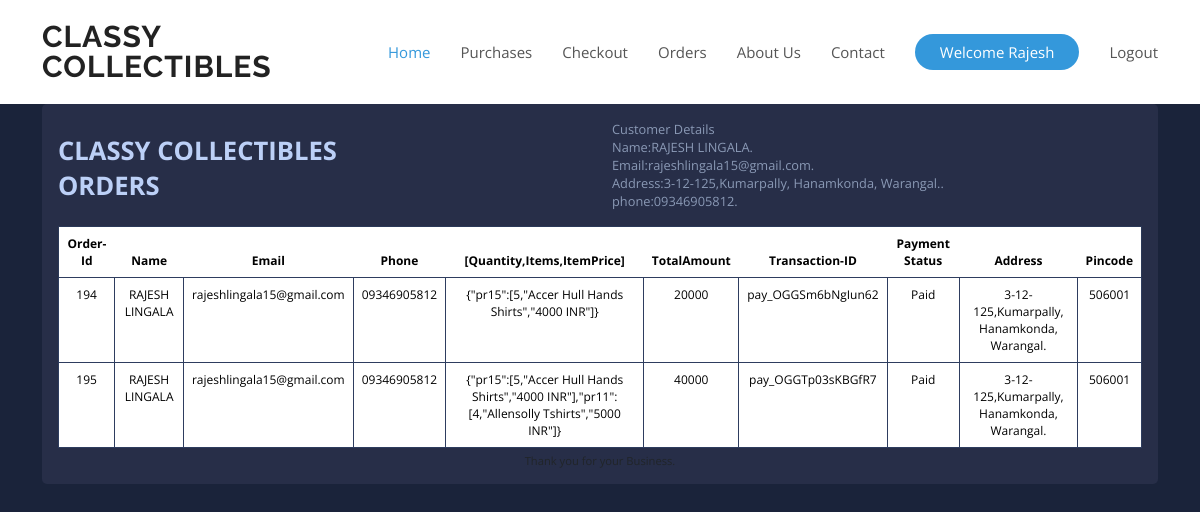
/orders/rajeshlingala15@gmail.com (signed in), run on the app's committed database.
### e_app/models.py (models this page shows, shortened)
class Orders(models.Model):
    order_id =models.AutoField(primary_key=True)
    items_json=models.CharField(max_length=5000)
    amount=models.IntegerField( default=0)
    name=models.CharField(max_length=90)
    email=models.CharField(max_length=90)
    address1=models.CharField(max_length=200)
    address2=models.CharField(max_length=200)
    city=models.CharField(max_length=100)
    state=models.CharField(max_length=100)
    zip_code=models.CharField(max_length=100)
    razor_pay_order_id=models.CharField( max_length=50,blank=True,null=True)
    razor_pay_payment_id=models.CharField( max_length=50,blank=True,null=True)
    razor_pay_signature=models.CharField( max_length=50,blank=True,null=True)
    amountpaid=models.IntegerField(max_length=500,blank=True,null=True)
    paymentstatus=models.CharField(max_length=20,blank=True)
    phone=models.CharField( max_length=100,default=" ")

### e_app/views.py (the view)
# urls.py: path("orders/<str:email>",views.orders,name="orders"),
def orders(request,email):
    order = Orders.objects.filter(email=email).values()
    context={
        "Order":order
    }
    return render(request,"orders.html",context)

### templates/orders.html (shortened to what this page needs)
<!DOCTYPE html>
<html lang="en">
{% load static %}
<head>
  <link rel="stylesheet" href="https://cdn.jsdelivr.net/npm/bootstrap@4.0.0/dist/css/bootstrap.min.css">
  <link rel="stylesheet" href="https://cdnjs.cloudflare.com/ajax/libs/font-awesome/6.5.2/css/all.min.css" />
  <link href="{% static "assets/vendor/aos/aos.css" %}" rel="stylesheet">
  <link href="{% static "assets/vendor/bootstrap/css/bootstrap.min.css"%}" rel="stylesheet">
  <link href="{% static "assets/vendor/bootstrap-icons/bootstrap-icons.css"%}" rel="stylesheet">
  <link href="{% static "assets/vendor/boxicons/css/boxicons.min.css"%}" rel="stylesheet">
  <link href="{% static "assets/vendor/glightbox/css/glightbox.min.css"%}" rel="stylesheet">
  <link href="{% static "assets/vendor/remixicon/remixicon.css"%}" rel="stylesheet">
  <link href="{% static "assets/vendor/swiper/swiper-bundle.min.css"%}" rel="stylesheet">
  <link href="{% static "assets/css/style.css"%}" rel="stylesheet">
</head>
<body>
  <header id="header" class="sticky-top  d-flex align-items-center">
    <div class="container d-flex align-items-center justify-content-between">
      <div class="logo d-flex">
        <h1><a href="index.html">CLASSY COLLECTIBLES</a></h1>
      </div>
      <nav id="navbar" class="navbar">
        <ul>
          <li><a class="nav-link scrollto active" href="/">Home</a></li>
          <li><a class="nav-link scrollto " href="/purchase/">Purchases</a></li>
          <li><a class="nav-link scrollto" href="/checkout">Checkout</a></li>
          <li><a class="nav-link scrollto " href="/orders/{{user.email}}">Orders</a></li>
          <li><a class="nav-link scrollto " href="/#aboutus">About Us</a></li>
          <li><a class="nav-link scrollto" href="/#contact">Contact</a></li>
          {% if request.user.is_authenticated %}
          <li><a class="getstarted scrollto" href="#about">Welcome {{user.username}}</a></li>
          <li><a class="nav-link scrollto" href="/auth/login/">Logout</a></li>
          {% else %}
          <li><a class="getstarted scrollto" href="/auth/signin/">Signup</a></li>
          <li><a class="getstarted scrollto" href="/auth/login/">Login</a></li>
          {% endif %}
        </ul>
      </nav>
    </div>
  </header>
<div class="container">
    <div class="row gutters">
    	<div class="col-xl-12 col-lg-12 col-md-12 col-sm-12 col-12">
    		<div class="card">
    			<div class="card-body p-0">
    				<div class="invoice-container">
    					<div class="invoice-header">
    						<div class="row gutters">
    							<div class="col-xl-6 col-lg-6 col-md-6 col-sm-6">
    								<a href="index.html" class="invoice-logo">
                                        CLASSY COLLECTIBLES<BR/>
                                        ORDERS
    								</a>
    							</div>
    							<div class="col-lg-6 col-md-6 col-sm-6">
    								<address class="text-left">
                                        Customer Details <br>
                                        Name:{{Order.0.name}}.<br>
                                        Email:{{Order.0.email}}.<br>
                                        Address:{{Order.0.address1}}.<br>
                                        phone:{{Order.0.phone}}.<br>
    								</address>
    							</div>
    						</div>
    					<div class="invoice-body">
    						<div class="row gutters">
    							<div class="col-lg-12 col-md-12 col-sm-12">
    								<div class="table-responsive">
    									<table class="table custom-table m-0">
    										<thead>
    											<tr>
                                                    <th class="text-center">Order-Id</th>
                                                    <th class="text-center">Name</th>
                                                    <th class="text-center">Email</th>
                                                    <th class="text-center">Phone</th>
    												<th class="text-center">[Quantity,Items,ItemPrice]</th>
    												<th class="text-center">TotalAmount</th>
                                                    <th class="text-center">Transaction-ID</th>
                                                    <th class="text-center">Payment Status</th>
                                                    <th class="text-center">Address</th>
                                                    <th class="text-center">Pincode</th>
    											</tr>
    										</thead>
    										<tbody>
                                                {% for i in Order %}
    											<tr>
                                                    <td class="text-center">{{i.order_id}}</td>
                                                    <td class="text-center">{{i.name}}</td>
                                                    <td class="text-center">{{i.email}}</td>
                                                    <td class="text-center">{{i.phone}}</td>
    												<td class="text-center">{{i.items_json}}</td>
                                                    <td class="text-center">{{i.amount}}</td>
                                                    <td class="text-center">{{i.razor_pay_payment_id}}</td>
                                                    <td class="text-center">{{i.paymentstatus}}</td>
                                                    <td class="text-center">{{i.address1}}</td>
                                                    <td class="text-center">{{i.zip_code}}</td>
                                                </tr>
                                                {% endfor %}
    										</tbody>
    									</table>
    								</div>
    							</div>
    						</div>
    					</div>
    					<div class="invoice-footer">
    					</div>
    				</div>
    			</div>
    		</div>
    	</div>
    </div>
</div>
</body>
</html>

### static/assets/css/style.css (style rules this page uses)
body { font-family: "Open Sans", sans-serif; color: #444444; }
a { color: #3498db; text-decoration: none; }
h1, h2, h3, h4, h5, h6 { font-family: "Raleway", sans-serif; }
#header { z-index: 997; transition: all 0.5s; padding: 22px 0; background: #fff; }
#header .logo h1 { font-size: 30px; margin: 0; padding: 0; line-height: 1; font-weight: 700; letter-spacing: 1px; }
#header .logo h1 a, #header .logo h1 a:hover { color: #222222; text-decoration: none; }
.navbar { padding: 0; }
.navbar ul { margin: 0; padding: 0; display: flex; list-style: none; align-items: center; }
.navbar li { position: relative; }
.navbar a, .navbar a:focus { display: flex; align-items: center; justify-content: space-between; padding: 10px 0 10px 30px; font-size: 15px; font-weight: 400; color: #555555; white-space: nowrap; transition: 0.3s; }
.navbar a:hover, .navbar .active, .navbar .active:focus, .navbar li:hover>a { color: #3498db; }
.navbar .getstarted, .navbar .getstarted:focus { background: #3498db; padding: 8px 25px; margin-left: 30px; border-radius: 50px; color: #fff; }

### templates/orders.html (style rules this page uses)
body { margin: 0; padding: 0; font: 400 .875rem 'Open Sans', sans-serif; color: #bcd0f7; background: #1A233A; position: relative; height: 100%; }
.invoice-container { padding: 1rem; }
.invoice-container .invoice-header .invoice-logo { margin: 0.8rem 0 0 0; display: inline-block; font-size: 1.6rem; font-weight: 700; color: #bcd0f7; }
.invoice-container .invoice-header address { font-size: 0.8rem; color: #8a99b5; margin: 0; }
.invoice-container .invoice-body { padding: 1rem 0 0 0; }
.invoice-container .invoice-footer { text-align: center; font-size: 0.7rem; margin: 5px 0 0 0; }
.card { background: #272E48; -webkit-border-radius: 5px; -moz-border-radius: 5px; border-radius: 5px; border: 0; margin-bottom: 1rem; }
.custom-table { border: 1px solid #2b3958; }
.custom-table thead { background: #2f71c1; }
.custom-table thead th { border: 0; color: #000000; }
.custom-table > tbody tr:nth-of-type(even) { background-color: #1a243a; }
.custom-table > tbody td { border: 1px solid #2e3d5f; }
.table { background: #1a243a; color: #bcd0f7; font-size: .75rem; }

### data on the page
Orders: name "RAJESH LINGALA", email "rajeshlingala15@gmail.com", address1 "3-12-125,Kumarpally, Hanamkonda, Warangal.", phone "09346905812", order_id "194", items_json "{\"pr15\":[5,\"Accer Hull Hands Shirts\",\"4000 INR\"]}", amount "20000", razor_pay_payment_id "pay_OGGSm6bNgIun62", paymentstatus "Paid", zip_code "506001"
Orders: order_id "195", name "RAJESH LINGALA", email "rajeshlingala15@gmail.com", phone "09346905812", items_json "{\"pr15\":[5,\"Accer Hull Hands Shirts\",\"4000 INR\"],\"pr11\":[4,\"Allensolly Tshirts\",\"5000 INR\"]}", amount "40000", razor_pay_payment_id "pay_OGGTp03sKBGfR7", paymentstatus "Paid", address1 "3-12-125,Kumarpally, Hanamkonda, Warangal.", zip_code "506001"

### other printed values
{{ user.username }} "Rajesh"
